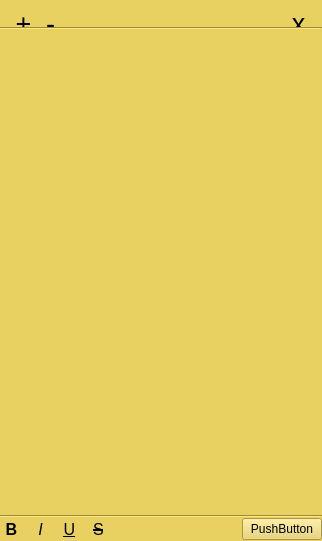
<?xml version="1.0" encoding="UTF-8"?>
<ui version="4.0">
 <class>MainWindow</class>
 <widget class="QMainWindow" name="MainWindow">
  <property name="geometry">
   <rect>
    <x>0</x>
    <y>0</y>
    <width>322</width>
    <height>541</height>
   </rect>
  </property>
  <property name="acceptDrops">
   <bool>true</bool>
  </property>
  <property name="windowTitle">
   <string>Sticky Notes</string>
  </property>
  <property name="autoFillBackground">
   <bool>false</bool>
  </property>
  <property name="styleSheet">
   <string notr="true">background-color: rgb(233, 209, 97);</string>
  </property>
  <widget class="QWidget" name="centralWidget">
   <property name="sizePolicy">
    <sizepolicy hsizetype="Maximum" vsizetype="Maximum">
     <horstretch>0</horstretch>
     <verstretch>0</verstretch>
    </sizepolicy>
   </property>
   <layout class="QVBoxLayout" name="verticalLayout">
    <property name="spacing">
     <number>0</number>
    </property>
    <property name="leftMargin">
     <number>0</number>
    </property>
    <property name="topMargin">
     <number>0</number>
    </property>
    <property name="rightMargin">
     <number>0</number>
    </property>
    <property name="bottomMargin">
     <number>0</number>
    </property>
    <item>
     <widget class="QFrame" name="header">
      <property name="minimumSize">
       <size>
        <width>0</width>
        <height>27</height>
       </size>
      </property>
      <property name="maximumSize">
       <size>
        <width>16777215</width>
        <height>27</height>
       </size>
      </property>
      <property name="styleSheet">
       <string notr="true">background-color: rgb(233, 209, 97);</string>
      </property>
      <layout class="QHBoxLayout" name="headerLayout">
       <property name="spacing">
        <number>2</number>
       </property>
       <item>
        <widget class="QPushButton" name="moreButton">
         <property name="minimumSize">
          <size>
           <width>25</width>
           <height>25</height>
          </size>
         </property>
         <property name="maximumSize">
          <size>
           <width>25</width>
           <height>25</height>
          </size>
         </property>
         <property name="baseSize">
          <size>
           <width>2</width>
           <height>0</height>
          </size>
         </property>
         <property name="font">
          <font>
           <pointsize>20</pointsize>
           <weight>50</weight>
           <bold>false</bold>
          </font>
         </property>
         <property name="layoutDirection">
          <enum>Qt::LeftToRight</enum>
         </property>
         <property name="styleSheet">
          <string notr="true">QPushButton {
    border: 0px;
}</string>
         </property>
         <property name="text">
          <string>+</string>
         </property>
        </widget>
       </item>
       <item>
        <widget class="QPushButton" name="deleteButton">
         <property name="minimumSize">
          <size>
           <width>25</width>
           <height>25</height>
          </size>
         </property>
         <property name="maximumSize">
          <size>
           <width>25</width>
           <height>25</height>
          </size>
         </property>
         <property name="baseSize">
          <size>
           <width>2</width>
           <height>0</height>
          </size>
         </property>
         <property name="font">
          <font>
           <pointsize>20</pointsize>
           <weight>50</weight>
           <bold>false</bold>
          </font>
         </property>
         <property name="layoutDirection">
          <enum>Qt::LeftToRight</enum>
         </property>
         <property name="styleSheet">
          <string notr="true">QPushButton {
    border: 0px;
}</string>
         </property>
         <property name="text">
          <string>-</string>
         </property>
        </widget>
       </item>
       <item>
        <spacer name="horizontalSpacer">
         <property name="orientation">
          <enum>Qt::Horizontal</enum>
         </property>
         <property name="sizeHint" stdset="0">
          <size>
           <width>237</width>
           <height>20</height>
          </size>
         </property>
        </spacer>
       </item>
       <item>
        <widget class="QPushButton" name="closeButton">
         <property name="minimumSize">
          <size>
           <width>25</width>
           <height>25</height>
          </size>
         </property>
         <property name="maximumSize">
          <size>
           <width>25</width>
           <height>25</height>
          </size>
         </property>
         <property name="font">
          <font>
           <pointsize>20</pointsize>
           <weight>50</weight>
           <bold>false</bold>
          </font>
         </property>
         <property name="styleSheet">
          <string notr="true">QPushButton {
    border: 0px;
}</string>
         </property>
         <property name="text">
          <string>x</string>
         </property>
        </widget>
       </item>
      </layout>
     </widget>
    </item>
    <item>
     <widget class="Line" name="line">
      <property name="orientation">
       <enum>Qt::Horizontal</enum>
      </property>
     </widget>
    </item>
    <item>
     <widget class="QTextEdit" name="textEdit">
      <property name="font">
       <font>
        <pointsize>18</pointsize>
       </font>
      </property>
      <property name="frameShape">
       <enum>QFrame::NoFrame</enum>
      </property>
      <property name="frameShadow">
       <enum>QFrame::Plain</enum>
      </property>
      <property name="lineWidth">
       <number>0</number>
      </property>
     </widget>
    </item>
    <item>
     <widget class="Line" name="line_2">
      <property name="orientation">
       <enum>Qt::Horizontal</enum>
      </property>
     </widget>
    </item>
    <item>
     <layout class="QHBoxLayout" name="statusBarLayout">
      <item>
       <widget class="QPushButton" name="boldButton">
        <property name="minimumSize">
         <size>
          <width>23</width>
          <height>23</height>
         </size>
        </property>
        <property name="maximumSize">
         <size>
          <width>23</width>
          <height>23</height>
         </size>
        </property>
        <property name="font">
         <font>
          <pointsize>12</pointsize>
          <weight>75</weight>
          <bold>true</bold>
         </font>
        </property>
        <property name="styleSheet">
         <string notr="true">QPushButton {
    border: 0px;
}</string>
        </property>
        <property name="text">
         <string>B</string>
        </property>
        <property name="checkable">
         <bool>true</bool>
        </property>
        <property name="flat">
         <bool>false</bool>
        </property>
       </widget>
      </item>
      <item>
       <widget class="QPushButton" name="italicButton">
        <property name="minimumSize">
         <size>
          <width>23</width>
          <height>23</height>
         </size>
        </property>
        <property name="maximumSize">
         <size>
          <width>23</width>
          <height>23</height>
         </size>
        </property>
        <property name="font">
         <font>
          <pointsize>12</pointsize>
          <weight>50</weight>
          <italic>true</italic>
          <bold>false</bold>
         </font>
        </property>
        <property name="styleSheet">
         <string notr="true">QPushButton {
    border: 0px;
}</string>
        </property>
        <property name="text">
         <string>I</string>
        </property>
       </widget>
      </item>
      <item>
       <widget class="QPushButton" name="underlineButton">
        <property name="minimumSize">
         <size>
          <width>23</width>
          <height>23</height>
         </size>
        </property>
        <property name="maximumSize">
         <size>
          <width>23</width>
          <height>23</height>
         </size>
        </property>
        <property name="font">
         <font>
          <pointsize>12</pointsize>
          <weight>50</weight>
          <bold>false</bold>
          <underline>true</underline>
         </font>
        </property>
        <property name="styleSheet">
         <string notr="true">QPushButton {
    border: 0px;
}</string>
        </property>
        <property name="text">
         <string>U</string>
        </property>
       </widget>
      </item>
      <item>
       <widget class="QPushButton" name="strikeoutButton">
        <property name="minimumSize">
         <size>
          <width>23</width>
          <height>23</height>
         </size>
        </property>
        <property name="maximumSize">
         <size>
          <width>23</width>
          <height>23</height>
         </size>
        </property>
        <property name="font">
         <font>
          <pointsize>12</pointsize>
          <weight>50</weight>
          <bold>false</bold>
          <strikeout>true</strikeout>
         </font>
        </property>
        <property name="styleSheet">
         <string notr="true">QPushButton {
    border: 0px;
}</string>
        </property>
        <property name="text">
         <string>S</string>
        </property>
       </widget>
      </item>
      <item>
       <spacer name="horizontalSpacer_2">
        <property name="orientation">
         <enum>Qt::Horizontal</enum>
        </property>
        <property name="sizeHint" stdset="0">
         <size>
          <width>40</width>
          <height>20</height>
         </size>
        </property>
       </spacer>
      </item>
      <item>
       <widget class="QPushButton" name="pushButton">
        <property name="text">
         <string>PushButton</string>
        </property>
       </widget>
      </item>
     </layout>
    </item>
   </layout>
  </widget>
 </widget>
 <layoutdefault spacing="6" margin="11"/>
 <resources/>
 <connections/>
</ui>
